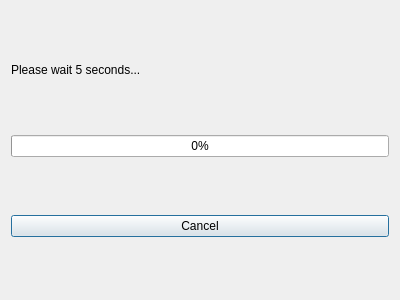
<?xml version="1.0" encoding="UTF-8"?>
<ui version="4.0">
 <class>WaitDialog</class>
 <widget class="QDialog" name="WaitDialog">
  <property name="geometry">
   <rect>
    <x>0</x>
    <y>0</y>
    <width>400</width>
    <height>300</height>
   </rect>
  </property>
  <property name="windowTitle">
   <string>Dialog</string>
  </property>
  <layout class="QVBoxLayout" name="verticalLayout">
   <item>
    <widget class="QLabel" name="label">
     <property name="sizePolicy">
      <sizepolicy hsizetype="Preferred" vsizetype="Maximum">
       <horstretch>0</horstretch>
       <verstretch>0</verstretch>
      </sizepolicy>
     </property>
     <property name="text">
      <string>Please wait 5 seconds...</string>
     </property>
    </widget>
   </item>
   <item>
    <widget class="QProgressBar" name="progressBar">
     <property name="value">
      <number>0</number>
     </property>
    </widget>
   </item>
   <item>
    <widget class="QPushButton" name="btnCancel">
     <property name="text">
      <string>Cancel</string>
     </property>
    </widget>
   </item>
  </layout>
 </widget>
 <resources/>
 <connections/>
</ui>
